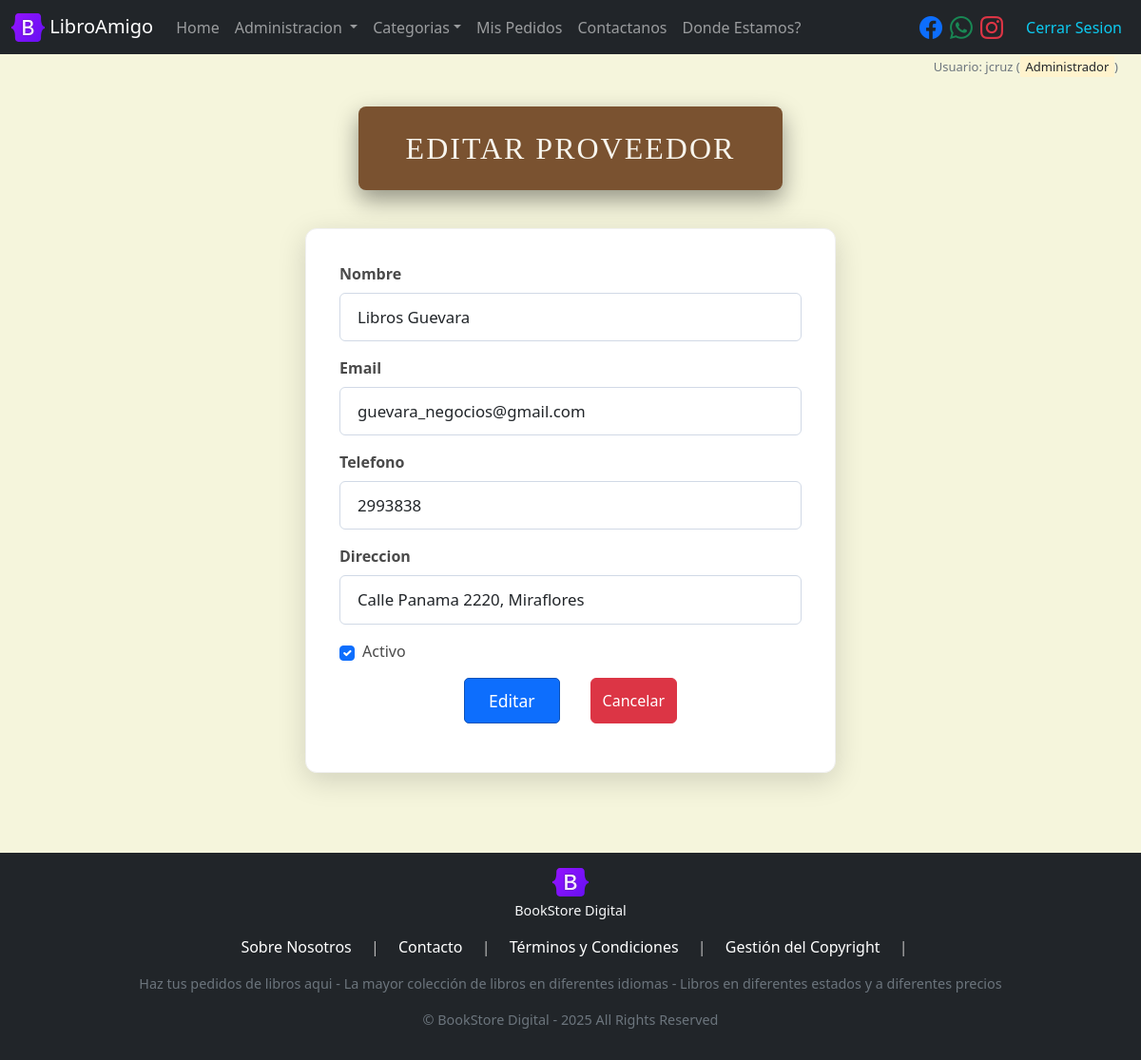
/providers/admin/edit/2 (signed in), run on the app's committed database.
### models/user_model.py (models this page shows, shortened)
class User(db.Model, UserMixin):
    __tablename__ = 'users'
    id = db.Column(db.Integer, primary_key = True)
    name = db.Column(db.String(100), nullable = False)
    username = db.Column(db.String(20), nullable = False)
    pass_hash = db.Column(db.String, nullable = False)
    created_at = db.Column(db.DateTime, default = datetime.now) #utcnow #Date -> date.today  from datetime import date
    is_admin = db.Column(db.Boolean, default = False)
    email = db.Column(db.String(100), unique = True, nullable = False)
    phone = db.Column(db.String(20), nullable = False)
    contacts_relation = db.relationship('Contact', back_populates = 'user_relation', cascade="all, delete-orphan")
    orders_relation = db.relationship('Order', back_populates = 'user_relation')
    @staticmethod
    def get_by_id(id):
        return User.query.get(id)
    def delete(self):
        db.session.delete(self)
        db.session.commit()

### models/provider_model.py (models this page shows, shortened)
class Provider(db.Model):
    __tablename__ = 'providers'
    id = db.Column(db.Integer, primary_key = True)
    name = db.Column(db.String(100), nullable = False)
    email = db.Column(db.String(100), unique = True, nullable = False)
    phone = db.Column(db.String(20), nullable = False)
    address = db.Column(db.String(100), nullable = False)
    is_active = db.Column(db.Boolean, default = False)
    purchases_relation = db.relationship('Purchase', back_populates='provider_relation')
    @staticmethod
    def get_by_id(id):
        return Provider.query.get(id)

### controllers/provider_controller.py (the view, shortened to what this page needs)
@provider_bp.route("/admin/edit/<int:id>", methods= ['POST','GET'])
@admin_required
def edit(id):
    provider = Provider.get_by_id(id)
    form = EditForm(obj=provider) # populate form fields with same name object fields
    if 'cancel' in request.form:
        return redirect(url_for('provider.index'))
    return provider_view.edit(form=form, provider=provider)

### forms/form_providers.py
class EditForm(FlaskForm):
    name = StringField('Nombre',validators=[DataRequired(),Length(max=64)])
    email = StringField('Email',validators=[DataRequired(), Email()])
    phone = StringField('Telefono',validators=[DataRequired()])
    address = StringField('Direccion',validators=[DataRequired()])
    is_active = BooleanField('Activo')
    submit = SubmitField('Editar')
    cancel = SubmitField('Cancelar')

### controllers/order_controller.py (called while the page is built)
@login_manager.user_loader
def load_user(user_id):
    return User.get_by_id(user_id)

### models/category_model.py (called while the page is built)
    @staticmethod
    def get_all_active():
        return Category.query.filter(Category.is_active == True).order_by(Category.name).all()

### run.py (called while the page is built)
@app.context_processor
def inject_active_path():
    def is_active(path):
        return 'active' if request.path == path else ''
    return(dict(is_active = is_active))

@app.context_processor
def inject_categories():
    categories = Category.get_all_active()
    return dict(categories=categories)

### views/provider_view.py (called while the page is built)
def edit(form, provider):
    return render_template('providers/edit.html', form=form, provider=provider)

### templates/providers/edit.html (shortened to what this page needs)
{% extends 'base.html' %}
{% block content %}
<div class="container">
<h1 class="main-title-banner text-center">Editar Proveedor</h1>
<div class="row justify-content-center">
    <div class="col-md-8 col-lg-6 form-panel-card">
        <form action="{{url_for('provider.edit',id = provider.id)}}" method="post" novalidate>
            <div class="mb-3">
                {{ form.name.label(class="form-label") }}
                {{ form.name(class="form-control")}}
            </div>
            <div class="mb-3">
                {{ form.email.label(class="form-label") }}
                {{ form.email(class="form-control")}}
            </div>
            <div class="mb-3">
                {{ form.phone.label(class="form-label") }}
                {{ form.phone(class="form-control")}}
            </div>
            <div class="mb-3">
                {{ form.address.label(class="form-label") }}
                {{ form.address(class="form-control")}}
            </div>
            <div class="mb-3 form-check d-flex align-items-center">
                {{ form.is_active(class="form-check-input" , id="is_active_check") }}
                <label class="form-check-label ms-2" for="is_active_check">{{ form.is_active.label }}</label>
            </div>
            <div class="my-3 d-flex justify-content-center">
                {{ form.submit(class="btn btn-primary")}}
                {{ form.cancel(class="btn btn-danger")}}
            </div>
        </form>
    </div>
</div>
</div>
{% endblock %}

### templates/base.html (shortened to what this page needs)
<!doctype html>
<html lang="es">
  <head>
    <link href="https://cdn.jsdelivr.net/npm/bootstrap@5.3.6/dist/css/bootstrap.min.css" rel="stylesheet">
    <link href="https://cdn.jsdelivr.net/npm/bootstrap-icons@1.11.3/font/bootstrap-icons.css" rel="stylesheet">
    <link rel="stylesheet" href="{{ url_for('static', filename='css/styles.css') }}">
   </head>
  <body class="d-flex flex-column ">
        <nav class="navbar navbar-expand-lg navbar-dark bg-dark">
            <div class="container-fluid">
                <a class="navbar-brand" href="/">
                    <img src="/static/images/book_logo.svg" alt="Bookstore" width="35" height="30" class="d-inline-block align-text-top">
                    LibroAmigo
                </a>
                <div class="collapse navbar-collapse" id="navbarSupportedContent">
                <ul class="navbar-nav me-auto mb-2 mb-lg-0">
                    <li class="nav-item">
                    <a class="nav-link {{is_active('/')}} " aria-current="page" href="/">Home</a>
                    </li>
                    {% if current_user.is_authenticated and current_user.is_admin %}
                    <li class="nav-item dropdown">
                    <a class="nav-link dropdown-toggle"  href="#" role="button" data-bs-toggle="dropdown" aria-expanded="false">Administracion </a>
                    </li>
                    {% endif %}
                    <li class="nav-item dropdown">
                        <a class="nav-link dropdown-toggle" href="#" role="button" data-bs-toggle="dropdown" aria-expanded="false">Categorias</a>
                    </li>
                    <li class="nav-item">
                    <a class="nav-link {{is_active('/orders/my_orders')}}" href="{{url_for('order.my_orders')}}">Mis Pedidos</a>
                    </li>
                    <li class="nav-item">
                    <a class="nav-link {{is_active('/contacts/create')}}" href="{{url_for('contact.create')}}">Contactanos</a>
                    </li>
                    <li class="nav-item">
                    <a class="nav-link" href="{{url_for('map')}}"> Donde Estamos?</a>
                    </li>
                </ul>
                <div class="d-flex align-items-center me-3">
                    <a href="https://www.facebook.com" target="_blank" class="me-2">
                        <i class="bi bi-facebook fs-4"></i>
                    </a>
                    <a href="https://www.whatsapp.com" target="_blank" class="me-2">
                        <i class="bi bi-whatsapp fs-4 text-success"></i>
                    </a>
                    <a href="https://www.instagram.com" target="_blank">
                        <i class="bi bi-instagram fs-4 text-danger"></i>
                    </a>
                </div>
                <ul class="navbar-nav navbar-right">
                    {% if not current_user.is_authenticated %}
                    <li class="nav-item">
                        <a class="nav-link text-info" href="{{url_for('user.login')}}">Iniciar Sesion</a>
                    </li>
                    <li class="nav-item">
                        <a class="nav-link text-warning" href="{{url_for('user.signup')}}">Registrarse</a>
                    </li>
                    {% else %}
                    <li class="nav-item">
                        <a class="nav-link text-info" href="{{url_for('user.logout')}}">Cerrar Sesion</a>
                    </li>
                    {% endif %}
                </ul>
                </div>
            </div>
        </nav>
        <div class="text-end mx-4 mt-1 mb-0">
            {%if current_user.is_authenticated%}
                <p class="text-secondary" style="font-size: small;"> Usuario: {{current_user.username}}
                    {% if current_user.is_admin %} (<mark> Administrador </mark>){% endif %}
                </p>
            {% endif %}
        </div>
        <main class="container mt-0 min-vh-100">
        {% block content %}
        {% endblock %}
        </main>
        {%block footer %}
        <footer class="footer mt-auto mb-0 py-3 bg-dark text-white">
            <div class="container text-center">
                <div class="mb-1">
                    <img src="{{ url_for('static', filename='images/book_logo.svg') }}" alt="Logo de Freeditorial" style="height: 30px;">
                    <p class="mt-1 text-light">BookStore Digital</p>
                </div>
                <ul class="list-inline">
                    <li class="list-inline-item"><a href="#" class="text-white mx-2 text-decoration-none">Sobre Nosotros</a></li>
                    <li class="list-inline-item">|</li>
                    <li class="list-inline-item"><a href="#" class="text-white mx-2 text-decoration-none">Contacto</a></li>
                    <li class="list-inline-item">|</li>
                    <li class="list-inline-item"><a href="#" class="text-white mx-2 text-decoration-none">Términos y Condiciones</a></li>
                    <li class="list-inline-item">|</li>
                    <li class="list-inline-item"><a href="#" class="text-white mx-2 text-decoration-none">Gestión del Copyright</a></li>
                    <li class="list-inline-item">|</li>
                </ul>
                <p class="text-secondary">
                    Haz tus pedidos de libros aqui - La mayor colección de libros en diferentes idiomas -  Libros en diferentes estados y a diferentes precios
                </p>
                <p class="text-secondary small">
                    © BookStore Digital - 2025  All Rights Reserved
                </p>
            </div>
        </footer>
        {% endblock %}
  </body>
</html>

### static/css/styles.css (style rules this page uses)
body { background-color: #f5f5dc; color: #333; }
.footer { background-color: #333; color: #fff; color: #bbb !important; }
.footer p { font-size: 0.9em; }
.main-title-banner { position: relative; display: block; width: fit-content; padding: 25px 50px; margin: 15px auto 40px auto; background-color: #7a5230; color: #f8f5ed; font-family: 'Playfair Display', serif; font-size: 2em; text-align: center; text-transform: uppercase; letter-spacing: 2px; line-height: 1.2; box-shadow: 0 10px 25px rgba(0,0,0,0.4); border-radius: 8px; white-space: nowrap; overflow: hidden; text-overflow: ellipsis; max-width: 90%; }
.form-panel-card { background-color: #ffffff; padding: 35px; border-radius: 12px; box-shadow: 0 8px 30px rgba(0, 0, 0, 0.15); margin-bottom: 50px; border: 1px solid #f0f0f0; transition: transform 0.3s ease-in-out, box-shadow 0.3s ease-in-out; }
.form-panel-card .form-label { font-weight: 600; color: #4a4a4a; margin-bottom: 8px; }
.form-panel-card .form-control { border-color: #d1d9e6; border-radius: 6px; padding: 12px 18px; font-size: 1.05em; }
.form-panel-card .form-check-label { font-weight: normal; color: #4a4a4a; }
.form-panel-card .btn-primary { background-color: #0d6efd; ; border-color: #0e52b8; padding: 10px 25px; font-size: 1.1em; border-radius: 5px; }

### data on the page
User: username "jcruz"
Provider: name "Libros Guevara", email "guevara_negocios@gmail.com", phone "2993838", address "Calle Panama 2220, Miraflores", is_active "☑"
